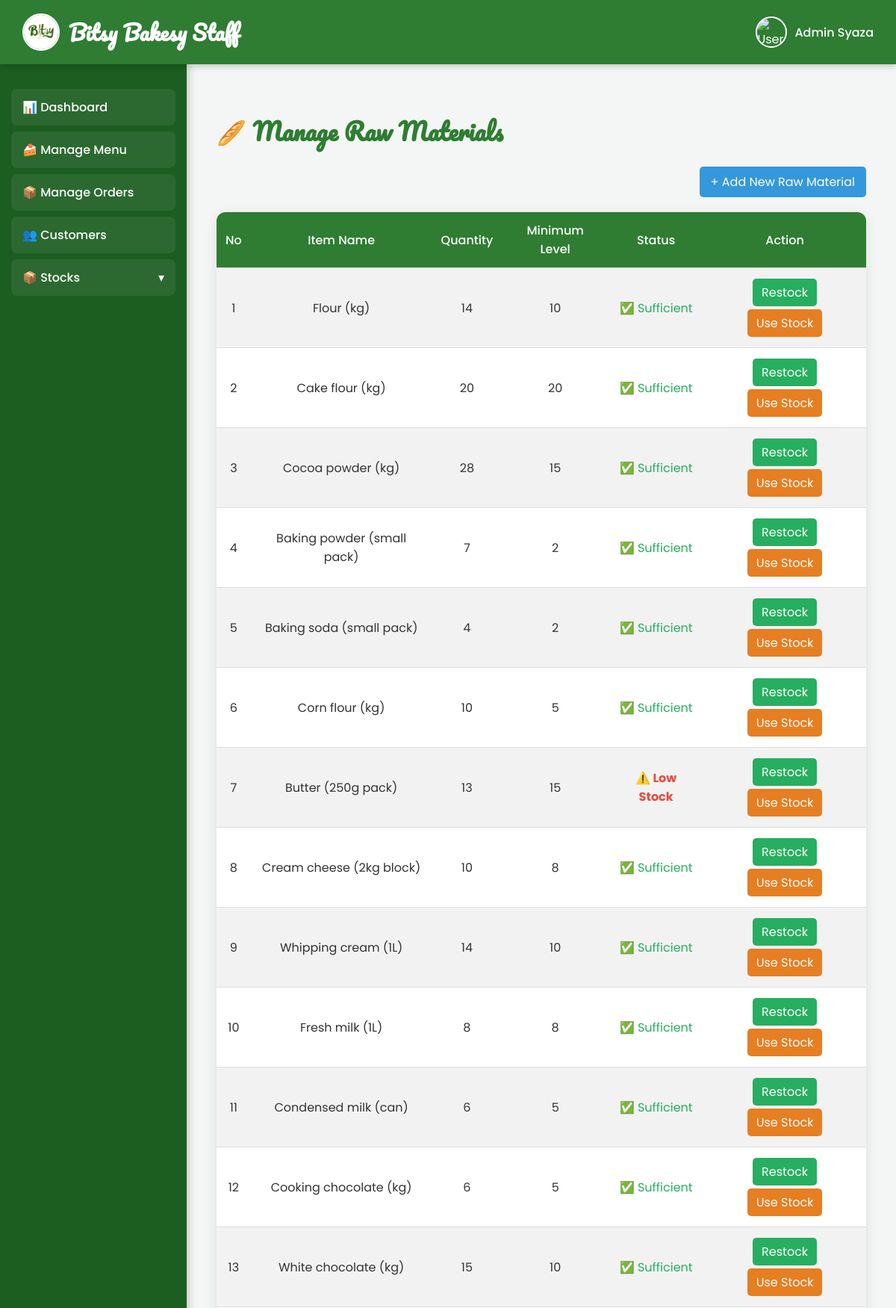
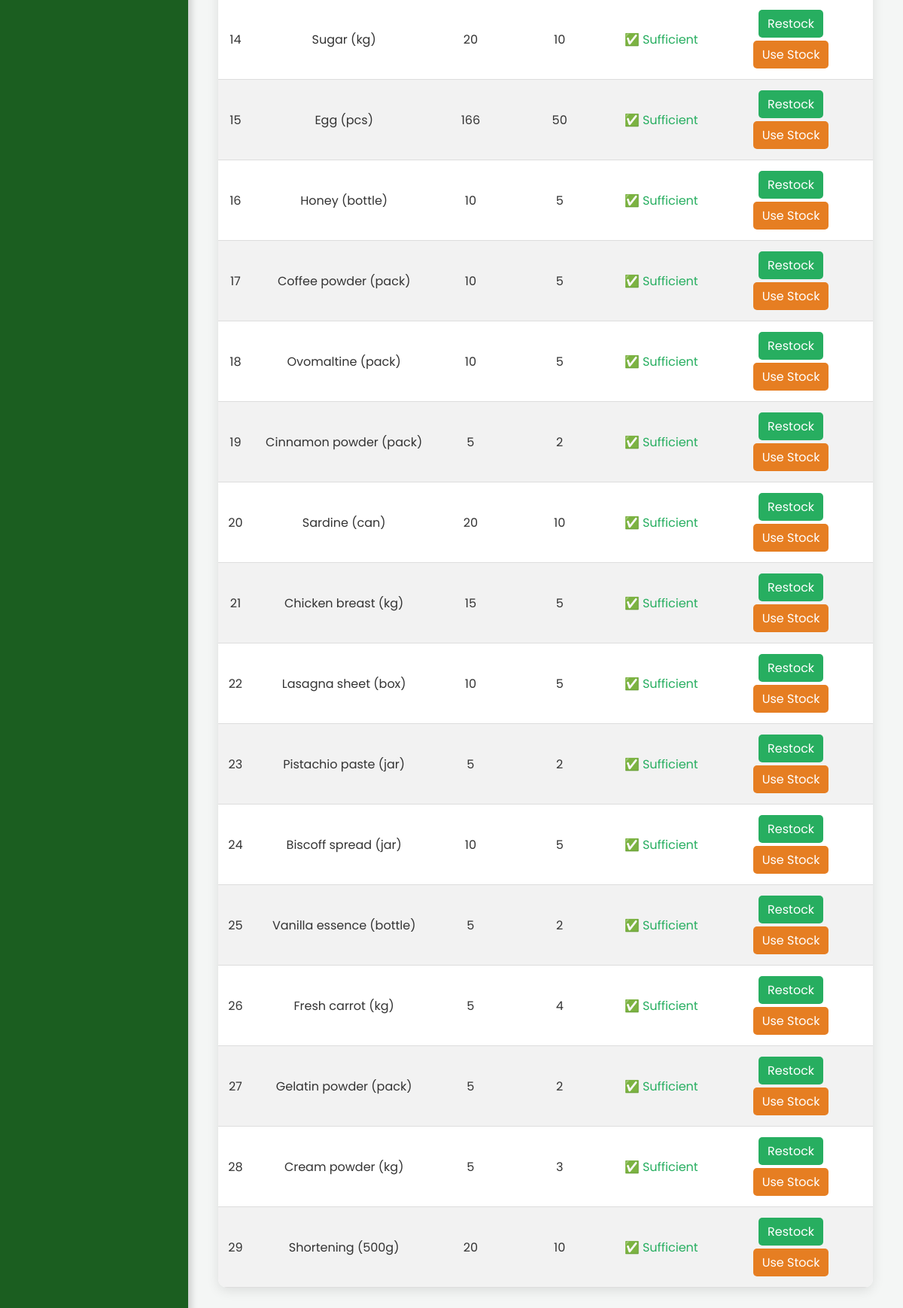
The app's page /manage_raw_material.php (signed in) with its own data (2 pictures, top to bottom).
### tables this page shows
CREATE TABLE `stock` (
  `id` int(11) NOT NULL,
  `item_name` varchar(100) NOT NULL,
  `category` varchar(50) NOT NULL,
  `quantity` int(11) NOT NULL DEFAULT 0,
  `minimum_level` int(11) NOT NULL DEFAULT 0
);

### manage_raw_material.php (the view, shortened to what this page needs)
<?php
$staffName = $_SESSION['staffName'];
$conn = new mysqli("localhost", "root", "", "bitsy");
$sql = "SELECT * FROM stock WHERE category = 'Raw Material'";
$result = $conn->query($sql);
?>
<!DOCTYPE html>
<html lang="en">
<head>
</head>
<body>
<header>
    <div class="logo">
        <img src="bit.png" alt="Bitsy Logo">
        <h1>Bitsy Bakesy Staff</h1>
    </div>
    <div class="user-box" id="userBox">
        <img src="https://cdn-icons-png.flaticon.com/512/3177/3177440.png" alt="User">
        <span><?= htmlspecialchars($staffName) ?></span>
    </div>
</header>
<div class="container">
    <div class="sidebar">
        <a href="staff_dashboard.php">📊 Dashboard</a>
        <a href="manage_menu.php">🍰 Manage Menu</a>
        <a href="manage_orders.php">📦 Manage Orders</a>
        <a href="view_customers.php">👥 Customers</a>
        <div class="menu-item">
            <a href="javascript:void(0)" onclick="toggleStockMenu()" class="stock-toggle">📦 Stocks</a>
        </div>
    </div>
    <div class="main">
        <h1>🥖 Manage Raw Materials</h1>
        <div class="actions">
            <a href="add_stock.php">+ Add New Raw Material</a>
        </div>
        <table>
            <tr>
                <th>No</th>
                <th>Item Name</th>
                <th>Quantity</th>
                <th>Minimum Level</th>
                <th>Status</th>
                <th>Action</th>
            </tr>
            <?php
            if ($result && $result->num_rows > 0) {
                $no = 1;
                while($row = $result->fetch_assoc()) {
                    $status = ($row['quantity'] < $row['minimum_level'])
                        ? "<span class='low-stock'>⚠️ Low Stock</span>"
                        : "<span class='ok-stock'>✅ Sufficient</span>";
                    echo "<tr>
                            <td>{$no}</td>
                            <td>{$row['item_name']}</td>
                            <td>{$row['quantity']}</td>
                            <td>{$row['minimum_level']}</td>
                            <td>$status</td>
                            <td>
                                <a href='update_stock.php?id={$row['id']}' class='btn btn-restock'>Restock</a>
                                <a href='stock_out.php?id={$row['id']}' class='btn btn-use'>Use Stock</a>
                            </td>
                          </tr>";
                    $no++;
                }
            } else {
                echo "<tr><td colspan='6'>No raw material data available.</td></tr>";
            }
            ?>
        </table>
    </div>
</div>
</body>
</html>

### manage_raw_material.php (style rules this page uses)
body { font-family:'Poppins',sans-serif;margin:0;background:#f4f6f5;color:#333; }
* { box-sizing:border-box; }
header { background:#2e7d32; color:white; padding:18px 30px; display:flex; justify-content:space-between; align-items:center; box-shadow:0 3px 8px rgba(0,0,0,0.2); position:sticky; top:0; z-index:100; }
header .logo { display:flex; align-items:center; gap:12px; }
header .logo img { width:50px; height:50px; border-radius:50%; border:2px solid white; object-fit:cover; animation: floatLogo 4s ease-in-out infinite; }
header .logo h1 { font-family:'Pacifico', cursive; font-size:28px; margin:0; }
.user-box { position:relative;display:flex;align-items:center;gap:10px;cursor:pointer; }
.user-box img { width:42px;height:42px;border-radius:50%;border:2px solid white;object-fit:cover; }
.user-box span { font-weight:500; }
.container { display:flex;min-height:100vh; }
.sidebar { width:250px;background:#1b5e20;padding:25px 15px;color:white; box-shadow:3px 0 10px rgba(0,0,0,0.2);position:sticky;top:70px;height:calc(100vh-70px); }
.sidebar a { display:flex;align-items:center;gap:10px;padding:12px 15px;margin:8px 0; background:rgba(255,255,255,0.07);color:white;text-decoration:none;border-radius:8px;font-weight:500; transition:0.25s ease; }
.stock-toggle::after { content:" ▾";margin-left:auto; }
.main { flex:1;padding:40px;background:#f4f6f5; }
.main h1 { font-family:'Pacifico', cursive;color:#2e7d32;margin-bottom:20px; }
.actions { text-align:right;margin-bottom:20px; }
.actions a { display:inline-block;padding:8px 15px;color:white;background:#3498db;text-decoration:none;border-radius:5px;margin-left:5px;transition:0.2s; }
table { width:100%;border-collapse:collapse;background:white;box-shadow:0 4px 16px rgba(0,0,0,0.1);border-radius:12px;overflow:hidden; }
th,td { padding:12px;text-align:center;border-bottom:1px solid #ddd; }
th { background:#2e7d32;color:white;font-weight:500; }
tr:nth-child(even) { background:#f2f2f2; }
.low-stock { color:#e74c3c;font-weight:bold; }
.ok-stock { color:#27ae60; }
.btn { display:inline-block;padding:6px 12px;color:white;text-decoration:none;border-radius:5px;margin:2px;transition:0.2s; }
.btn-restock { background:#27ae60; }
.btn-use { background:#e67e22; }

### records on screen
stock: item_name "Flour (kg)", quantity "14", minimum_level "10", shows "✅ Sufficient"
stock: item_name "Cake flour (kg)", quantity "20", minimum_level "20", shows "✅ Sufficient"
stock: item_name "Cocoa powder (kg)", quantity "28", minimum_level "15", shows "✅ Sufficient"
stock: item_name "Baking powder (small pack)", quantity "7", minimum_level "2", shows "✅ Sufficient"
stock: item_name "Baking soda (small pack)", quantity "4", minimum_level "2", shows "✅ Sufficient"
stock: item_name "Corn flour (kg)", quantity "10", minimum_level "5", shows "✅ Sufficient"
stock: item_name "Butter (250g pack)", quantity "13", minimum_level "15", shows "⚠️ Low Stock"
stock: item_name "Cream cheese (2kg block)", quantity "10", minimum_level "8", shows "✅ Sufficient"
stock: item_name "Whipping cream (1L)", quantity "14", minimum_level "10", shows "✅ Sufficient"
stock: item_name "Fresh milk (1L)", quantity "8", minimum_level "8", shows "✅ Sufficient"
stock: item_name "Condensed milk (can)", quantity "6", minimum_level "5", shows "✅ Sufficient"
stock: item_name "Cooking chocolate (kg)", quantity "6", minimum_level "5", shows "✅ Sufficient"
stock: item_name "White chocolate (kg)", quantity "15", minimum_level "10", shows "✅ Sufficient"
stock: item_name "Sugar (kg)", quantity "20", minimum_level "10", shows "✅ Sufficient"
stock: item_name "Egg (pcs)", quantity "166", minimum_level "50", shows "✅ Sufficient"
stock: item_name "Honey (bottle)", quantity "10", minimum_level "5", shows "✅ Sufficient"
stock: item_name "Coffee powder (pack)", quantity "10", minimum_level "5", shows "✅ Sufficient"
stock: item_name "Ovomaltine (pack)", quantity "10", minimum_level "5", shows "✅ Sufficient"
stock: item_name "Cinnamon powder (pack)", quantity "5", minimum_level "2", shows "✅ Sufficient"
stock: item_name "Sardine (can)", quantity "20", minimum_level "10", shows "✅ Sufficient"
stock: item_name "Chicken breast (kg)", quantity "15", minimum_level "5", shows "✅ Sufficient"
stock: item_name "Lasagna sheet (box)", quantity "10", minimum_level "5", shows "✅ Sufficient"
stock: item_name "Pistachio paste (jar)", quantity "5", minimum_level "2", shows "✅ Sufficient"
stock: item_name "Biscoff spread (jar)", quantity "10", minimum_level "5", shows "✅ Sufficient"
stock: item_name "Vanilla essence (bottle)", quantity "5", minimum_level "2", shows "✅ Sufficient"
stock: item_name "Fresh carrot (kg)", quantity "5", minimum_level "4", shows "✅ Sufficient"
stock: item_name "Gelatin powder (pack)", quantity "5", minimum_level "2", shows "✅ Sufficient"
stock: item_name "Cream powder (kg)", quantity "5", minimum_level "3", shows "✅ Sufficient"
stock: item_name "Shortening (500g)", quantity "20", minimum_level "10", shows "✅ Sufficient"

### other values on screen
$staffName "Admin Syaza"
